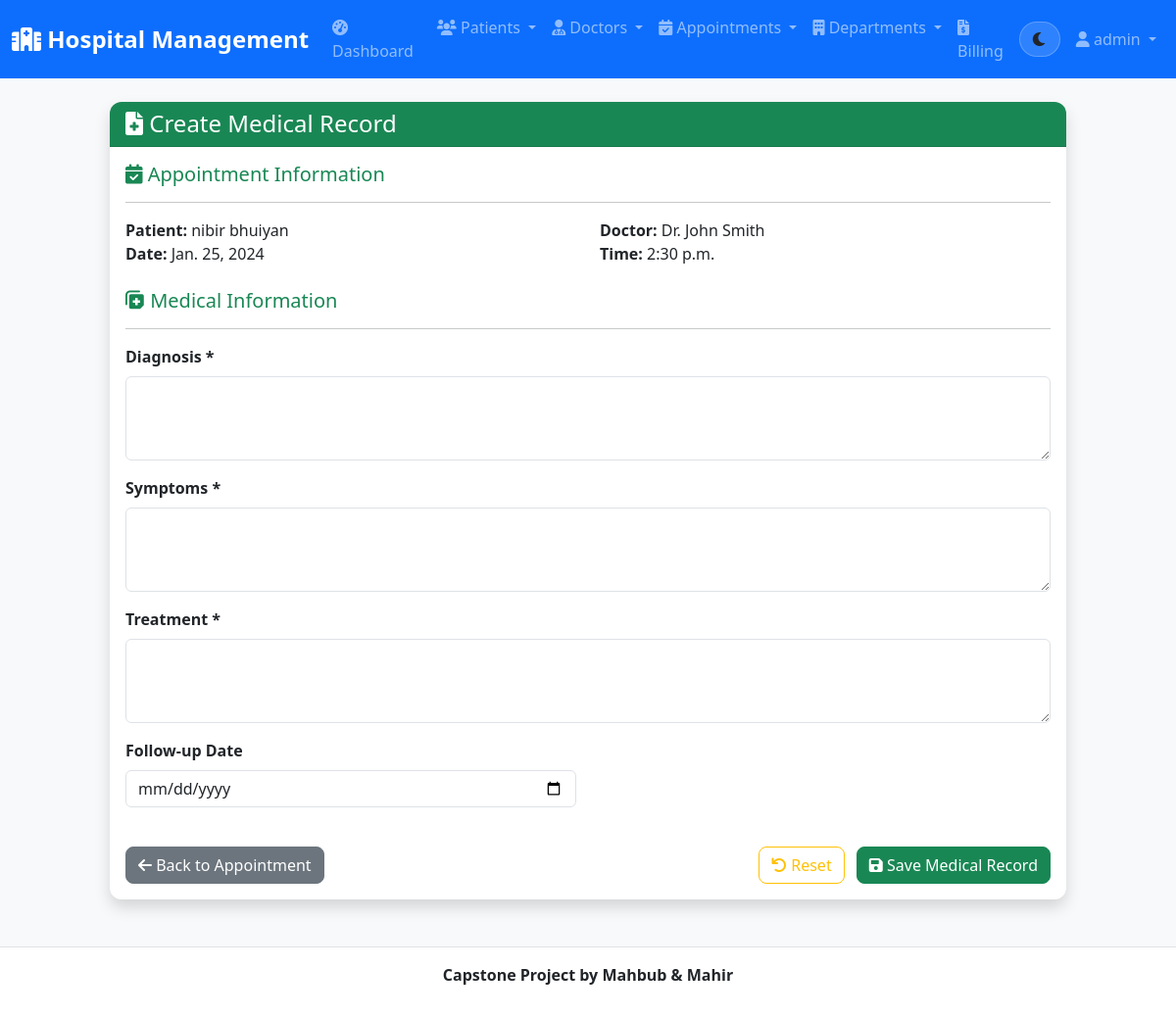
The app's page /medical-records/create/21/ (signed in) with its own data.
### hospital_app/models.py (models this page shows, shortened)
class Appointment(models.Model):
    STATUS_CHOICES = [
        ('scheduled', 'Scheduled'),
        ('completed', 'Completed'),
        ('cancelled', 'Cancelled'),
        ('no_show', 'No Show'),
    ]
    patient = models.ForeignKey(Patient, on_delete=models.CASCADE, related_name='appointments')
    doctor = models.ForeignKey(Doctor, on_delete=models.CASCADE, related_name='appointments')
    date = models.DateField()
    time = models.TimeField()
    status = models.CharField(max_length=20, choices=STATUS_CHOICES, default='scheduled')
    symptoms = models.TextField(blank=True)
    notes = models.TextField(blank=True)
    created_at = models.DateTimeField(auto_now_add=True)
    updated_at = models.DateTimeField(auto_now=True)

class Patient(models.Model):
    GENDER_CHOICES = [
        ('M', 'Male'),
        ('F', 'Female'),
        ('O', 'Other'),
    ]
    BLOOD_TYPE_CHOICES = [
        ('A+', 'A+'),
        ('A-', 'A-'),
        ('B+', 'B+'),
        ('B-', 'B-'),
        ('AB+', 'AB+'),
        ('AB-', 'AB-'),
        ('O+', 'O+'),
        ('O-', 'O-'),
    ]
    first_name = models.CharField(max_length=50)
    last_name = models.CharField(max_length=50)
    email = models.EmailField(unique=True)
    phone = models.CharField(max_length=20)
    date_of_birth = models.DateField()
    gender = models.CharField(max_length=1, choices=GENDER_CHOICES)
    blood_type = models.CharField(max_length=3, choices=BLOOD_TYPE_CHOICES)
    address = models.TextField()
    emergency_contact = models.CharField(max_length=100)
    emergency_phone = models.CharField(max_length=20)
    medical_history = models.TextField(blank=True)
    allergies = models.TextField(blank=True)
    created_at = models.DateTimeField(auto_now_add=True)
    updated_at = models.DateTimeField(auto_now=True)
    @property
    def full_name(self):
        return f"{self.first_name} {self.last_name}"

class Doctor(models.Model):
    GENDER_CHOICES = [
        ('M', 'Male'),
        ('F', 'Female'),
        ('O', 'Other'),
    ]
    first_name = models.CharField(max_length=50)
    last_name = models.CharField(max_length=50)
    email = models.EmailField(unique=True)
    phone = models.CharField(max_length=20)
    specialization = models.CharField(max_length=100)
    department = models.ForeignKey(Department, on_delete=models.CASCADE, related_name='doctors')
    license_number = models.CharField(max_length=50, unique=True)
    gender = models.CharField(max_length=1, choices=GENDER_CHOICES)
    qualification = models.CharField(max_length=200)
    experience_years = models.PositiveIntegerField()
    consultation_fee = models.DecimalField(max_digits=10, decimal_places=2)
    available_days = models.CharField(max_length=100, help_text="e.g., Monday, Tuesday, Wednesday")
    available_time = models.CharField(max_length=100, help_text="e.g., 9:00 AM - 5:00 PM")
    created_at = models.DateTimeField(auto_now_add=True)
    updated_at = models.DateTimeField(auto_now=True)
    @property
    def full_name(self):
        return f"Dr. {self.first_name} {self.last_name}"

### hospital_app/views.py (the view)
# urls.py: path('medical-records/create/<int:appointment_id>/', views.medical_record_create, name='medical_record_create'),
@login_required
def medical_record_create(request, appointment_id):
    appointment = get_object_or_404(Appointment, pk=appointment_id)
    if request.method == 'POST':
        form = MedicalRecordForm(request.POST)
        if form.is_valid():
            medical_record = form.save(commit=False)
            medical_record.patient = appointment.patient
            medical_record.doctor = appointment.doctor
            medical_record.appointment = appointment
            medical_record.save()
            messages.success(request, 'Medical record created successfully!')
            return redirect('appointment_detail', pk=appointment.pk)
    else:
        form = MedicalRecordForm(initial={
            'patient': appointment.patient,
            'doctor': appointment.doctor,
        })
    return render(request, 'hospital/medical_record_form.html', {
        'form': form,
        'appointment': appointment,
        'title': 'Create Medical Record'
    })

### hospital_app/forms.py
class MedicalRecordForm(forms.ModelForm):
    class Meta:
        model = MedicalRecord
        fields = ['diagnosis', 'symptoms', 'treatment', 'follow_up_date']
        widgets = {
            'diagnosis': forms.Textarea(attrs={'rows': 3}),
            'symptoms': forms.Textarea(attrs={'rows': 3}),
            'treatment': forms.Textarea(attrs={'rows': 3}),
            'follow_up_date': forms.DateInput(attrs={'type': 'date'}),
        }

### hospital/templates/hospital/medical_record_form.html (shortened to what this page needs)
{% extends 'base.html' %}
{% block content %}
<div class="row justify-content-center">
    <div class="col-md-10">
        <div class="card shadow">
            <div class="card-header bg-success text-white">
                <h4 class="mb-0">
                    <i class="fas fa-file-medical"></i> {{ title }}
                </h4>
            </div>
            <div class="card-body">
                <div class="row mb-4">
                    <div class="col-12">
                        <h5 class="text-success"><i class="fas fa-calendar-check"></i> Appointment Information</h5>
                        <hr>
                    </div>
                    <div class="col-md-6">
                        <strong>Patient:</strong> {{ appointment.patient.full_name }}
                    </div>
                    <div class="col-md-6">
                        <strong>Doctor:</strong> {{ appointment.doctor.full_name }}
                    </div>
                    <div class="col-md-6">
                        <strong>Date:</strong> {{ appointment.date }}
                    </div>
                    <div class="col-md-6">
                        <strong>Time:</strong> {{ appointment.time }}
                    </div>
                </div>
                <form method="post">
                    <div class="row mb-4">
                        <div class="col-12">
                            <h5 class="text-success"><i class="fas fa-notes-medical"></i> Medical Information</h5>
                            <hr>
                        </div>
                        <div class="col-md-12 mb-3">
                            <label for="{{ form.diagnosis.id_for_label }}" class="form-label">Diagnosis *</label>
                            {{ form.diagnosis }}
                        </div>
                        <div class="col-md-12 mb-3">
                            <label for="{{ form.symptoms.id_for_label }}" class="form-label">Symptoms *</label>
                            {{ form.symptoms }}
                        </div>
                        <div class="col-md-12 mb-3">
                            <label for="{{ form.treatment.id_for_label }}" class="form-label">Treatment *</label>
                            {{ form.treatment }}
                        </div>
                        <div class="col-md-6 mb-3">
                            <label for="{{ form.follow_up_date.id_for_label }}" class="form-label">Follow-up Date</label>
                            {{ form.follow_up_date }}
                        </div>
                    </div>
                    <div class="row">
                        <div class="col-12">
                            <div class="d-flex justify-content-between">
                                <a href="{% url 'appointment_detail' appointment.pk %}" class="btn btn-secondary">
                                    <i class="fas fa-arrow-left"></i> Back to Appointment
                                </a>
                                <div>
                                    <button type="reset" class="btn btn-outline-warning me-2">
                                        <i class="fas fa-undo"></i> Reset
                                    </button>
                                    <button type="submit" class="btn btn-success">
                                        <i class="fas fa-save"></i> Save Medical Record
                                    </button>
                                </div>
                            </div>
                        </div>
                    </div>
                </form>
            </div>
        </div>
    </div>
</div>
{% endblock %}

### hospital/templates/base.html (shortened to what this page needs)
<!DOCTYPE html>
<html lang="en" data-theme="light">
<head>
    <link href="https://cdn.jsdelivr.net/npm/bootstrap@5.1.3/dist/css/bootstrap.min.css" rel="stylesheet">
    <link href="https://cdnjs.cloudflare.com/ajax/libs/font-awesome/6.0.0/css/all.min.css" rel="stylesheet">
    {% load static %}
    <link rel="stylesheet" href="{% static 'css/style.css' %}">
</head>
<body>
    <nav class="navbar navbar-expand-lg navbar-dark bg-primary">
        <div class="container-fluid">
            <a class="navbar-brand" href="{% url 'home' %}">
                <i class="fas fa-hospital"></i> Hospital Management
            </a>
            <div class="collapse navbar-collapse" id="navbarNav">
                <ul class="navbar-nav me-auto">
                    {% if user.is_authenticated %}
                    <li class="nav-item">
                        <a class="nav-link" href="{% url 'dashboard' %}">
                            <i class="fas fa-tachometer-alt"></i> Dashboard
                        </a>
                    </li>
                    <li class="nav-item dropdown">
                        <a class="nav-link dropdown-toggle" href="#" id="patientsDropdown" role="button" data-bs-toggle="dropdown">
                            <i class="fas fa-users"></i> Patients
                        </a>
                    </li>
                    <li class="nav-item dropdown">
                        <a class="nav-link dropdown-toggle" href="#" id="doctorsDropdown" role="button" data-bs-toggle="dropdown">
                            <i class="fas fa-user-md"></i> Doctors
                        </a>
                    </li>
                    <li class="nav-item dropdown">
                        <a class="nav-link dropdown-toggle" href="#" id="appointmentsDropdown" role="button" data-bs-toggle="dropdown">
                            <i class="fas fa-calendar-check"></i> Appointments
                        </a>
                    </li>
                    <li class="nav-item dropdown">
                        <a class="nav-link dropdown-toggle" href="#" id="departmentsDropdown" role="button" data-bs-toggle="dropdown">
                            <i class="fas fa-building"></i> Departments
                        </a>
                    </li>
                    <li class="nav-item">
                        <a class="nav-link" href="{% url 'billing_list' %}">
                            <i class="fas fa-file-invoice-dollar"></i> Billing
                        </a>
                    </li>
                    {% endif %}
                </ul>
                <ul class="navbar-nav">
                    <li class="nav-item d-flex align-items-center me-2">
                        <button id="themeToggle" class="btn theme-toggle" type="button" aria-label="Toggle dark mode" title="Toggle theme">
                            <i id="themeIcon" class="fas fa-moon"></i>
                        </button>
                    </li>
                    {% if user.is_authenticated %}
                    <li class="nav-item dropdown">
                        <a class="nav-link dropdown-toggle" href="#" id="userDropdown" role="button" data-bs-toggle="dropdown">
                            <i class="fas fa-user"></i> {{ user.username }}
                        </a>
                    </li>
                    {% endif %}
                </ul>
            </div>
        </div>
    </nav>
    <main class="container-fluid mt-4">
        {% block content %}
        {% endblock %}
    </main>
    <footer class="text-center py-3 mt-5">
         <div class="container">
            <p><b>Capstone Project by Mahbub & Mahir</b></p>
        </div>
    </footer>
    {% load static %}
</body>
</html>

### hospital/static/css/style.css (style rules this page uses)
:root { --primary-color: #0d6efd; --secondary-color: #6c757d; --success-color: #198754; --info-color: #0dcaf0; --warning-color: #ffc107; --danger-color: #dc3545; --light-color: #f8f9fa; --dark-color: #212529; --bg: #f8f9fa; --bg-elevated: #ffffff; --text: #212529; --text-muted: #6c757d; --border: #dee2e6; --shadow: 0 0.125rem 0.25rem rgba(0, 0, 0, 0.075); --shadow-hover: 0 0.5rem 1rem rgba(0, 0, 0, 0.15); }
html, body { font-family: 'Segoe UI', Tahoma, Geneva, Verdana, sans-serif; background-color: var(--bg) !important; color: var(--text) !important; transition: background-color 320ms ease, color 320ms ease; }
.navbar-brand { font-weight: bold; font-size: 1.5rem; }
.navbar-nav .nav-link { font-weight: 500; transition: all 0.3s ease; }
.card { border: none; border-radius: 0.75rem; background-color: var(--bg-elevated); color: var(--text); box-shadow: var(--shadow); transition: all 0.3s ease; }
.card-body, .card-header, .card-footer { background-color: transparent; color: var(--text); }
.card-header { border-radius: 0.75rem 0.75rem 0 0 !important; font-weight: 600; }
.btn { border-radius: 0.5rem; font-weight: 500; transition: all 0.3s ease; }
.form-control, .form-select { border-radius: 0.5rem; border: 1px solid var(--border); background-color: var(--bg-elevated); color: var(--text); transition: all 0.3s ease; }
.form-label { font-weight: 600; color: var(--text); margin-bottom: 0.5rem; }
footer { background-color: var(--bg-elevated) !important; color: var(--text); border-top: 1px solid var(--border); }
.theme-toggle { width: 42px; height: 36px; border-radius: 999px; display: inline-flex; align-items: center; justify-content: center; background: rgba(255, 255, 255, 0.14); border: 1px solid rgba(255, 255, 255, 0.22); transition: transform 180ms ease, background-color 320ms ease, border-color 320ms ease; }

### hospital/templates/hospital/medical_record_form.html (style rules this page uses)
.form-control, .form-select { border-radius: 0.375rem; }

### records on screen
Appointment: patient.full_name "nibir bhuiyan", doctor.full_name "Dr. John Smith", date "Jan. 25, 2024", time "2:30 p.m."

### other values on screen
{{ user.username }} "admin"
{{ title }} "Create Medical Record"
